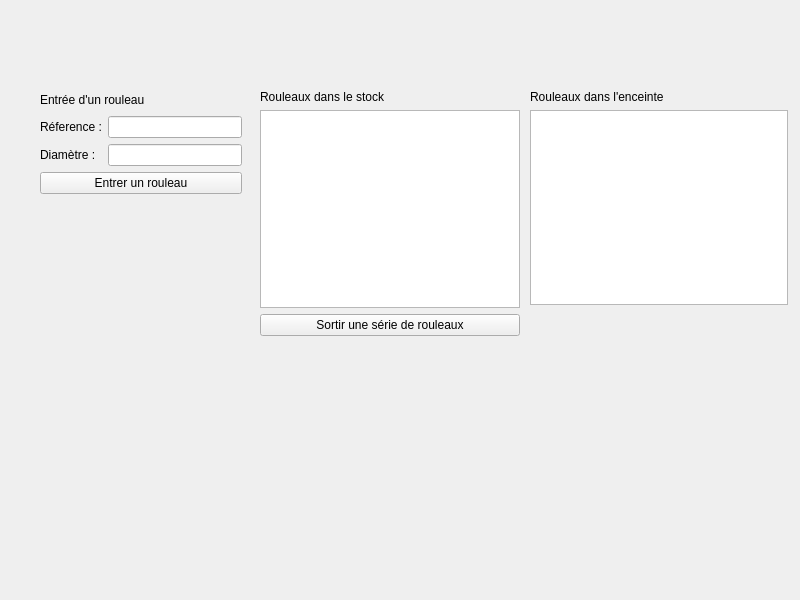
<?xml version="1.0" encoding="UTF-8"?>
<ui version="4.0">
 <class>MagasinDeRouleaux</class>
 <widget class="QWidget" name="MagasinDeRouleaux">
  <property name="geometry">
   <rect>
    <x>0</x>
    <y>0</y>
    <width>800</width>
    <height>600</height>
   </rect>
  </property>
  <property name="windowTitle">
   <string>MagasinDeRouleaux</string>
  </property>
  <widget class="QWidget" name="">
   <property name="geometry">
    <rect>
     <x>40</x>
     <y>90</y>
     <width>202</width>
     <height>104</height>
    </rect>
   </property>
   <layout class="QGridLayout" name="gridLayout_2">
    <item row="0" column="0">
     <widget class="QLabel" name="label_3">
      <property name="text">
       <string>Entrée d'un rouleau</string>
      </property>
     </widget>
    </item>
    <item row="1" column="0">
     <layout class="QGridLayout" name="gridLayout">
      <item row="0" column="0">
       <widget class="QLabel" name="label">
        <property name="text">
         <string>Réference :</string>
        </property>
       </widget>
      </item>
      <item row="0" column="1">
       <widget class="QLineEdit" name="lineEdit"/>
      </item>
      <item row="1" column="0">
       <widget class="QLabel" name="label_2">
        <property name="text">
         <string>Diamètre :</string>
        </property>
       </widget>
      </item>
      <item row="1" column="1">
       <widget class="QLineEdit" name="lineEdit_2"/>
      </item>
      <item row="2" column="0" colspan="2">
       <widget class="QPushButton" name="pushButton">
        <property name="text">
         <string>Entrer un rouleau</string>
        </property>
       </widget>
      </item>
     </layout>
    </item>
   </layout>
  </widget>
  <widget class="QWidget" name="">
   <property name="geometry">
    <rect>
     <x>260</x>
     <y>90</y>
     <width>260</width>
     <height>246</height>
    </rect>
   </property>
   <layout class="QGridLayout" name="gridLayout_4">
    <item row="0" column="0">
     <widget class="QLabel" name="label_4">
      <property name="text">
       <string>Rouleaux dans le stock</string>
      </property>
     </widget>
    </item>
    <item row="1" column="0">
     <layout class="QGridLayout" name="gridLayout_3">
      <item row="0" column="0">
       <widget class="QListWidget" name="listWidget"/>
      </item>
      <item row="1" column="0">
       <widget class="QPushButton" name="pushButton_2">
        <property name="text">
         <string>Sortir une série de rouleaux</string>
        </property>
       </widget>
      </item>
     </layout>
    </item>
   </layout>
  </widget>
  <widget class="QWidget" name="">
   <property name="geometry">
    <rect>
     <x>530</x>
     <y>90</y>
     <width>258</width>
     <height>215</height>
    </rect>
   </property>
   <layout class="QGridLayout" name="gridLayout_5">
    <item row="0" column="0">
     <widget class="QLabel" name="label_5">
      <property name="text">
       <string>Rouleaux dans l'enceinte</string>
      </property>
     </widget>
    </item>
    <item row="1" column="0">
     <widget class="QListWidget" name="listWidget_2"/>
    </item>
   </layout>
  </widget>
 </widget>
 <resources/>
 <connections/>
</ui>
